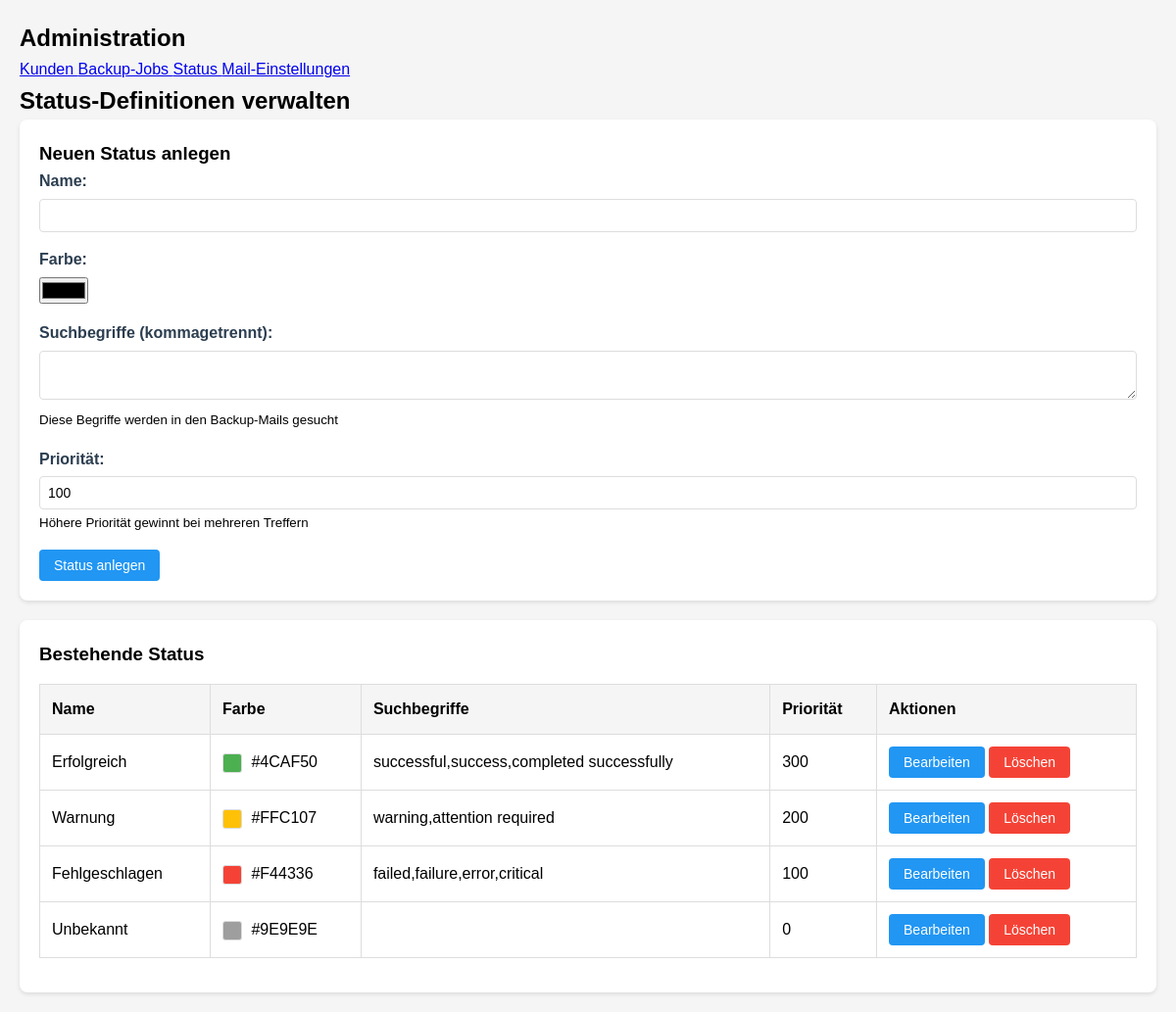
/admin.php?page=status, run on an earlier commit of the app's database.
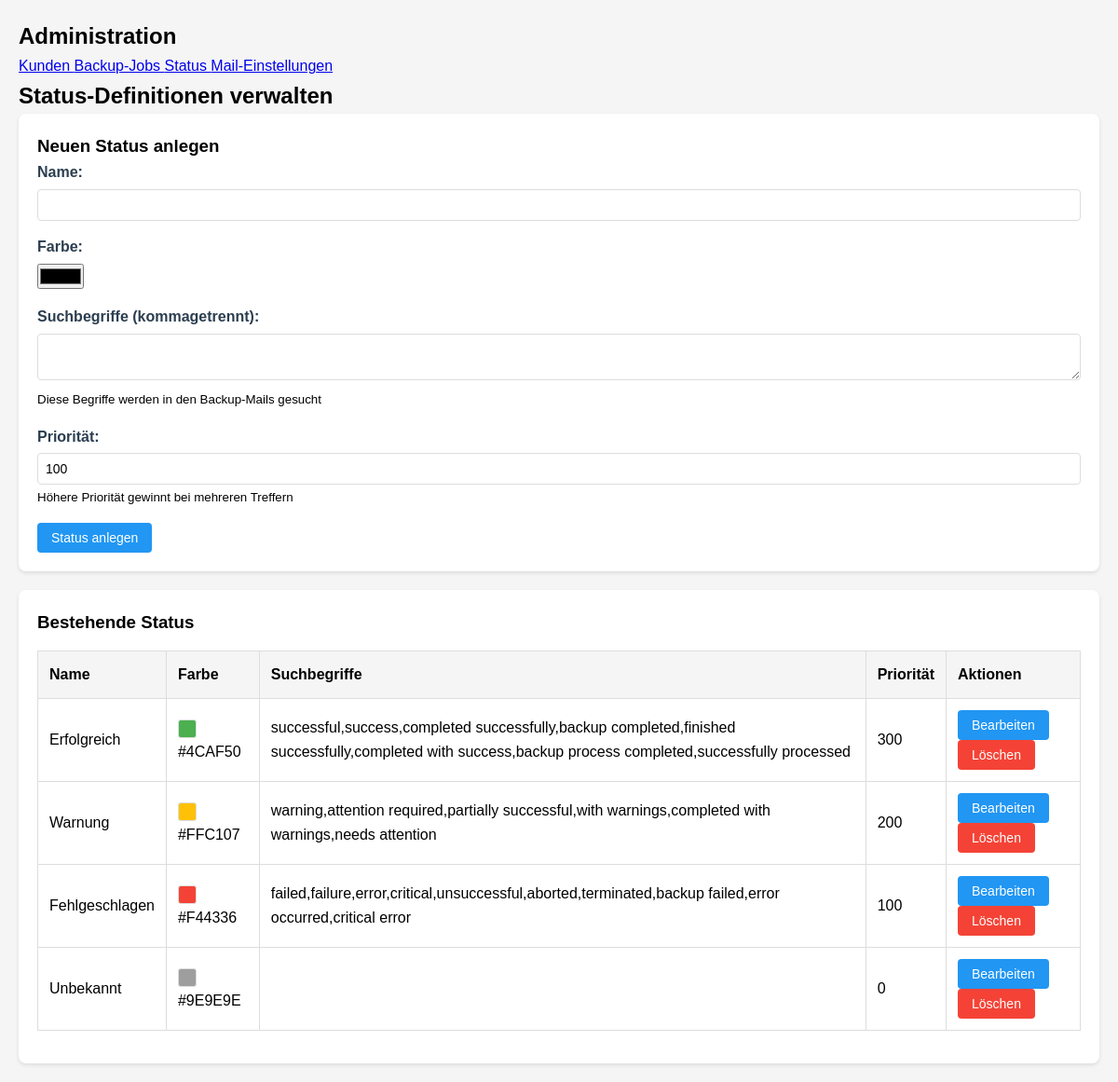
And on a later commit of the database.
### tables this page shows
CREATE TABLE IF NOT EXISTS backup_status (
    id INT AUTO_INCREMENT PRIMARY KEY,
    name VARCHAR(50) NOT NULL,
    color VARCHAR(7) NOT NULL,
    search_strings TEXT NOT NULL,
    priority INT NOT NULL DEFAULT 0,
    created_at TIMESTAMP DEFAULT CURRENT_TIMESTAMP
);

### views/admin/status.php (the view, shortened to what this page needs)
<h2>Status-Definitionen verwalten</h2>
<div class="section">
    <h3>Neuen Status anlegen</h3>
    <form method="post">
        <div class="form-group">
            <label>Name:</label>
            <input type="text" name="name" required>
        </div>
        <div class="form-group">
            <label>Farbe:</label>
            <input type="color" name="color" required>
        </div>
        <div class="form-group">
            <label>Suchbegriffe (kommagetrennt):</label>
            <textarea name="search_strings" required></textarea>
            <small>Diese Begriffe werden in den Backup-Mails gesucht</small>
        </div>
        <div class="form-group">
            <label>Priorität:</label>
            <input type="number" name="priority" value="100" required>
            <small>Höhere Priorität gewinnt bei mehreren Treffern</small>
        </div>
        <button type="submit" class="button">Status anlegen</button>
    </form>
</div>
<div class="section">
    <h3>Bestehende Status</h3>
    <table class="table">
        <thead>
            <tr>
                <th>Name</th>
                <th>Farbe</th>
                <th>Suchbegriffe</th>
                <th>Priorität</th>
                <th>Aktionen</th>
            </tr>
        </thead>
        <tbody>
            <?php
            $result = $db->query("SELECT * FROM backup_status ORDER BY priority DESC");
            while ($status = $result->fetch_assoc()):
            ?>
            <tr>
                <td><?= htmlspecialchars($status['name']) ?></td>
                <td>
                    <span class="color-preview" style="background-color: <?= htmlspecialchars($status['color']) ?>"></span>
                    <?= htmlspecialchars($status['color']) ?>
                </td>
                <td><?= htmlspecialchars($status['search_strings']) ?></td>
                <td><?= $status['priority'] ?></td>
                <td>
                    <button onclick="editStatus(<?= $status['id'] ?>)" class="button">
                        Bearbeiten
                    </button>
                    <button onclick="deleteStatus(<?= $status['id'] ?>)" class="button button-danger">
                        Löschen
                    </button>
                </td>
            </tr>
            <?php endwhile; ?>
        </tbody>
    </table>
</div>

### admin.php (shortened to what this page needs)
<?php
$db = Database::getInstance()->getConnection();
$page = $_GET['page'] ?? 'customers';
?>
<!DOCTYPE html>
<html>
<head>
    <link rel="stylesheet" href="assets/css/style.css">
</head>
<body>
    <div class="container">
        <div class="sidebar">
            <h2>Administration</h2>
            <nav>
                <a href="?page=customers" class="<?= $page === 'customers' ? 'active' : '' ?>">
                    Kunden
                </a>
                <a href="?page=backup_jobs" class="<?= $page === 'backup_jobs' ? 'active' : '' ?>">
                    Backup-Jobs
                </a>
                <a href="?page=status" class="<?= $page === 'status' ? 'active' : '' ?>">
                    Status
                </a>
                <a href="?page=mail" class="<?= $page === 'mail' ? 'active' : '' ?>">
                    Mail-Einstellungen
                </a>
            </nav>
        </div>
        <div class="content">
            <?php
            switch ($page) {
                case 'status':
                    include 'views/admin/status.php';
                    break;
            }
            ?>
        </div>
    </div>
</body>
</html>

### assets/css/style.css (style rules this page uses)
* { margin: 0; padding: 0; box-sizing: border-box; }
body { font-family: Arial, sans-serif; margin: 20px; background: #f5f5f5; line-height: 1.6; }
.form-group { margin-bottom: 15px; }
.form-group label { display: block; margin-bottom: 5px; font-weight: bold; color: #2c3e50; }
input[type="text"], input[type="password"], input[type="number"], input[type="email"], select, textarea { width: 100%; padding: 8px; border: 1px solid #ddd; border-radius: 4px; font-size: 14px; transition: border-color 0.3s; }
.button { background: #2196F3; color: white; border: none; padding: 8px 15px; border-radius: 4px; cursor: pointer; font-size: 14px; transition: background-color 0.3s; }
.button-danger { background: #F44336; }
.section { background: white; padding: 20px; border-radius: 8px; box-shadow: 0 2px 4px rgba(0,0,0,0.1); margin-bottom: 20px; }
.table { width: 100%; border-collapse: collapse; margin: 15px 0; }
.table th, .table td { padding: 12px; border: 1px solid #ddd; text-align: left; }
.table th { background: #f5f5f5; font-weight: bold; }
.color-preview { display: inline-block; width: 20px; height: 20px; border: 1px solid #ddd; vertical-align: middle; margin-right: 5px; border-radius: 3px; }

What changed in the data, as far as the page shows it:
changed backup_status "Erfolgreich": search_strings "successful,success,completed successfully" → "successful,success,completed successfully,backup completed,finished successfully,completed with success,backup process completed,successfully processed"
changed backup_status "Warnung": search_strings "warning,attention required" → "warning,attention required,partially successful,with warnings,completed with warnings,needs attention"
changed backup_status "Fehlgeschlagen": search_strings "failed,failure,error,critical" → "failed,failure,error,critical,unsuccessful,aborted,terminated,backup failed,error occurred,critical error"
